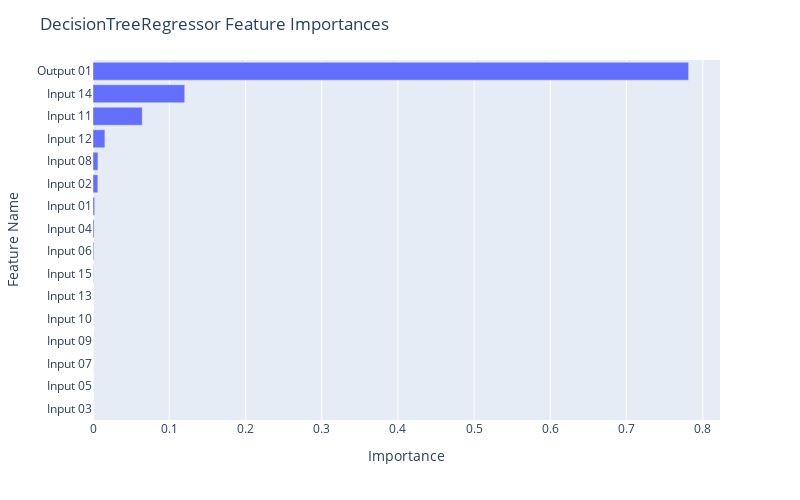

Notebook code for this chart:
### Code cell
fig = px.bar(df_dt, x="Importance", y="Feature Name")

fig.update_layout(
    autosize=False,
    width=800,
    height=500,
    title_text=f"DecisionTreeRegressor Feature Importances",
    yaxis={'categoryorder':'total ascending'}
)

fig.show()

### Figure 1 — Plotly figure (JSON) as saved in the notebook; plotly's stock layout.template omitted (floating-point values rounded to 4 significant figures)
{"data": [{"alignmentgroup": "True", "hovertemplate": "Importance=%{x}<br>Feature Name=%{y}<extra></extra>", "legendgroup": "", "marker": {"color": "#636efa", "pattern": {"shape": ""}}, "name": "", "offsetgroup": "", "orientation": "h", "showlegend": false, "textposition": "auto", "type": "bar", "x": [0.7814, 0.1204, 0.06461, 0.01561, 0.006505, 0.006315, 0.00221, 0.001404, 0.001081, 0.0004514, 0, 0, 0, 0, 0, 0], "xaxis": "x", "y": ["Output 01", "Input 14", "Input 11", "Input 12", "Input 08", "Input 02", "Input 01", "Input 04", "Input 06", "Input 15", "Input 03", "Input 05", "Input 07", "Input 09", "Input 10", "Input 13"], "yaxis": "y"}], "layout": {"autosize": false, "barmode": "relative", "height": 500, "legend": {"tracegroupgap": 0}, "margin": {"t": 60}, "title": {"text": "DecisionTreeRegressor Feature Importances"}, "width": 800, "xaxis": {"anchor": "y", "autorange": true, "domain": [0, 1], "range": [0, 0.8226], "title": {"text": "Importance"}, "type": "linear"}, "yaxis": {"anchor": "x", "autorange": true, "categoryorder": "total ascending", "domain": [0, 1], "range": [-0.5, 15.5], "title": {"text": "Feature Name"}, "type": "category"}}}
